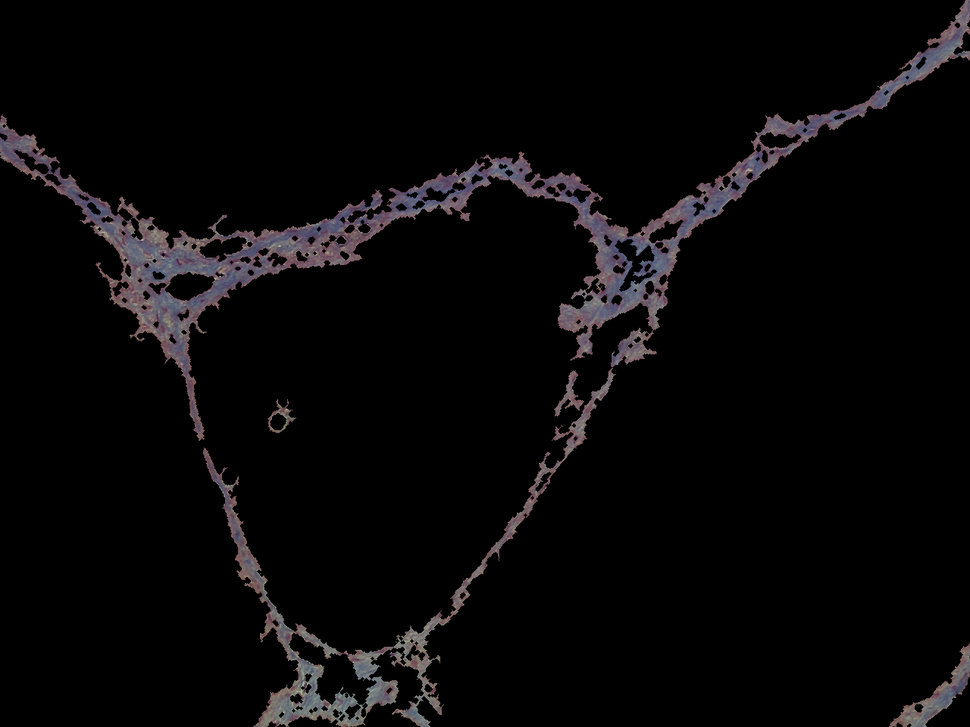
%> input picture I003_Class1.tif, 970 x 727 px, shrunk from 1280 x 960 before the run
$ octave evaluation.m   (GNU Octave 9; MATLAB toolbox functions it lacks are replaced by stand-ins)
%> lines starting %> are read from the running program, lines starting %| are printed output that depends on the picture
clc; clear all;	close all;

%% Carga de Im醙enes
gt = {};
gt{1} = imread("I003_Class1.tif");
gt{2} = imread("I003_Class2.tif");
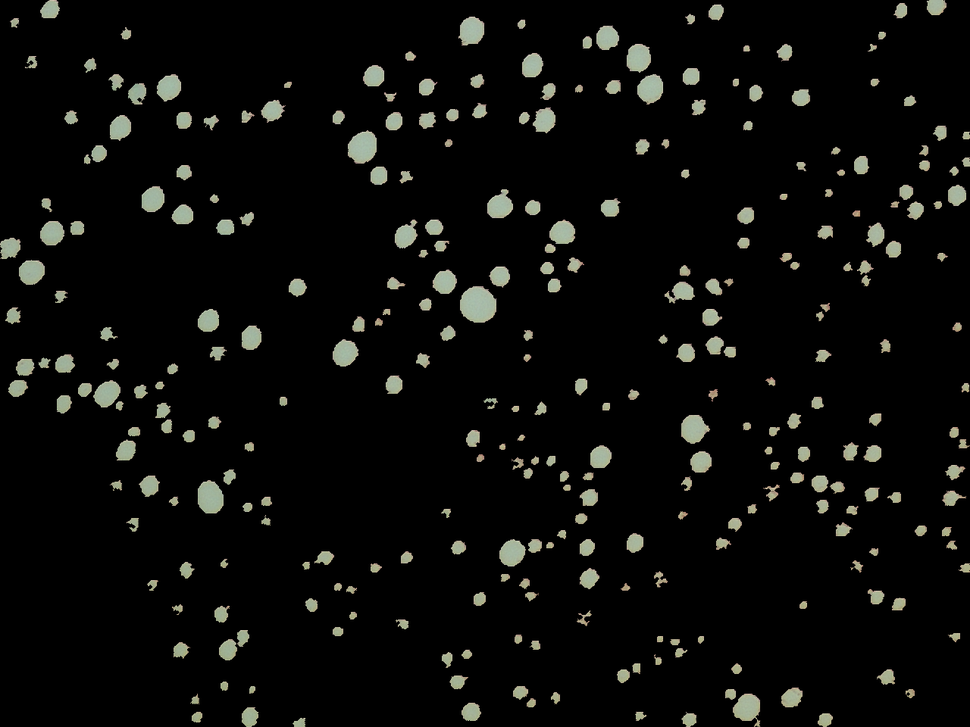
%> input picture I003_Class2.tif, 970 x 727 px, shrunk from 1280 x 960 before the run
gt{3} = imread("I003_Class3.tif");
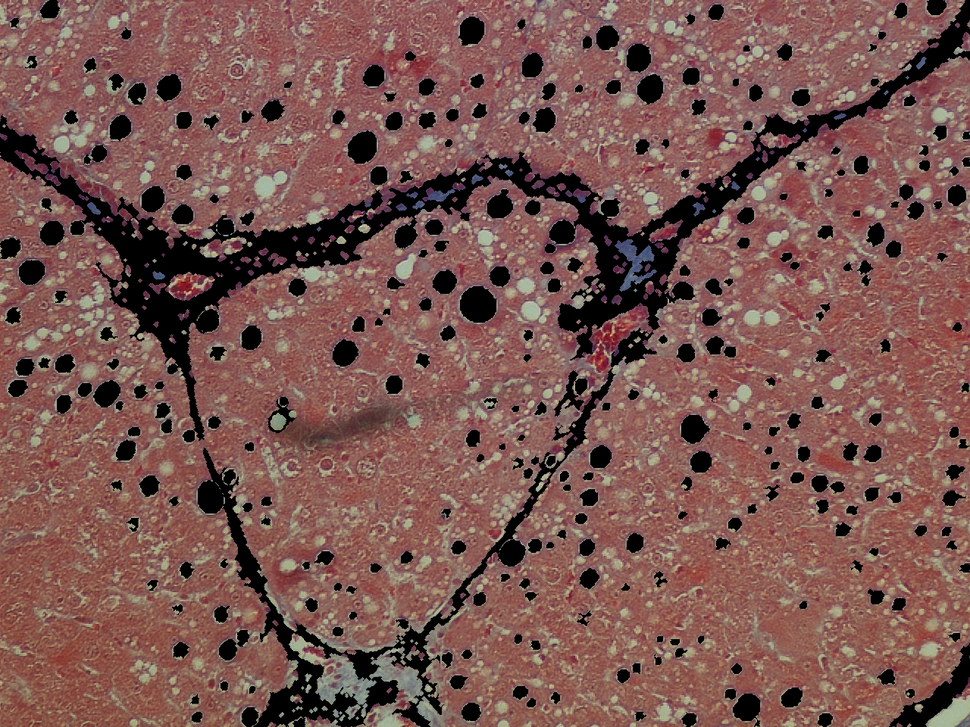
%> input picture I003_Class3.tif, 970 x 727 px, shrunk from 1280 x 960 before the run

lda = {};
lda{1} = imread("I003_Class1_LDA.tif");
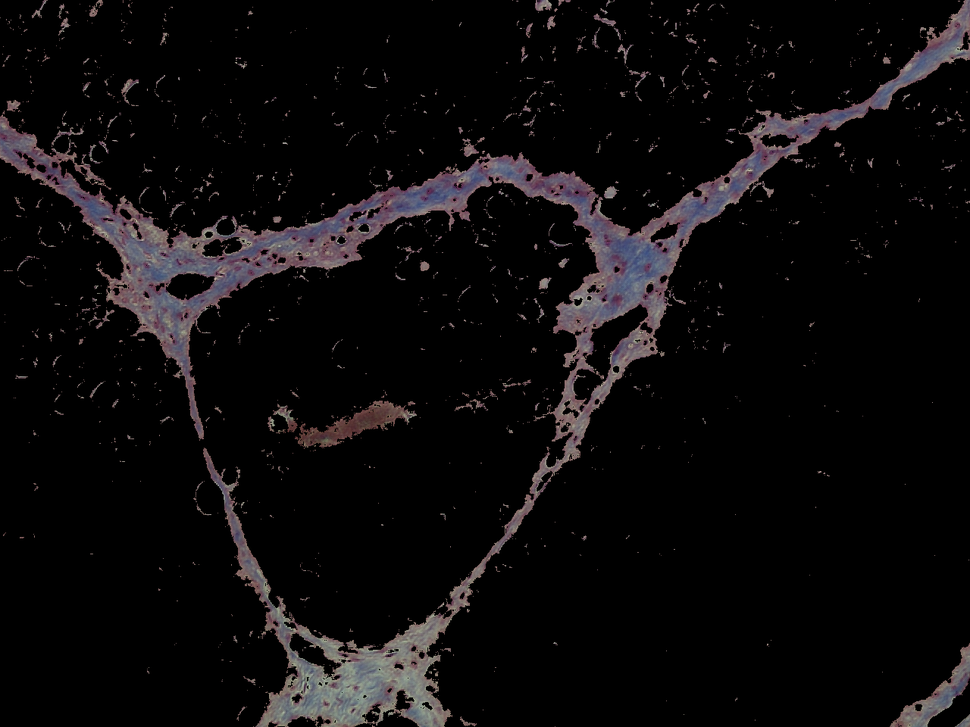
%> input picture I003_Class1_LDA.tif, 970 x 727 px, shrunk from 1280 x 960 before the run
lda{2} = imread("I003_Class2_LDA.tif");
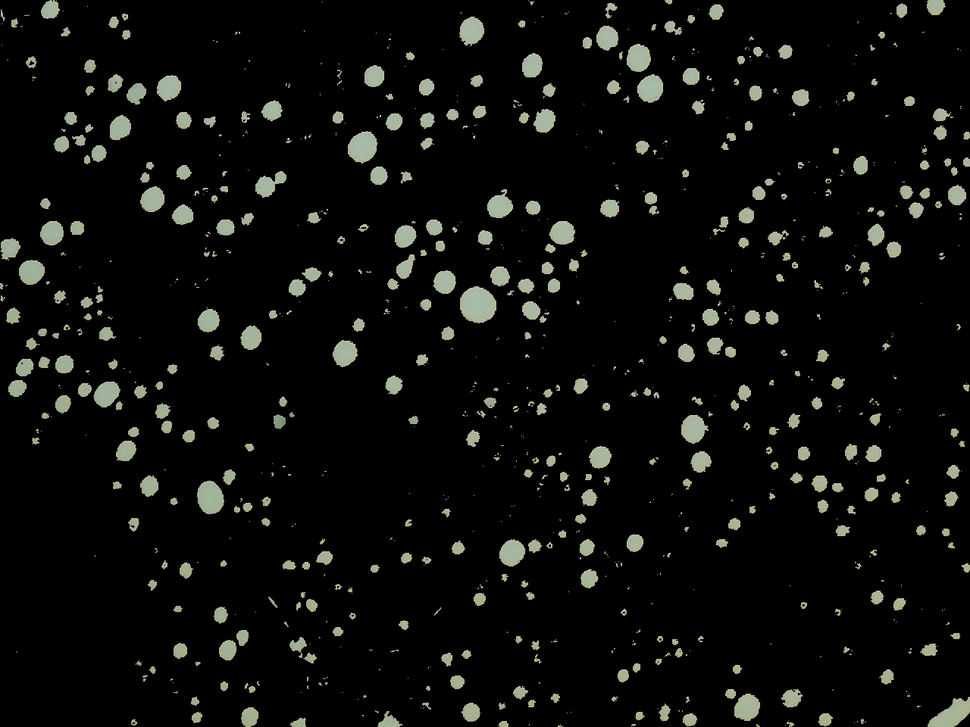
%> input picture I003_Class2_LDA.tif, 970 x 727 px, shrunk from 1280 x 960 before the run
lda{3} = imread("I003_Class3_LDA.tif");
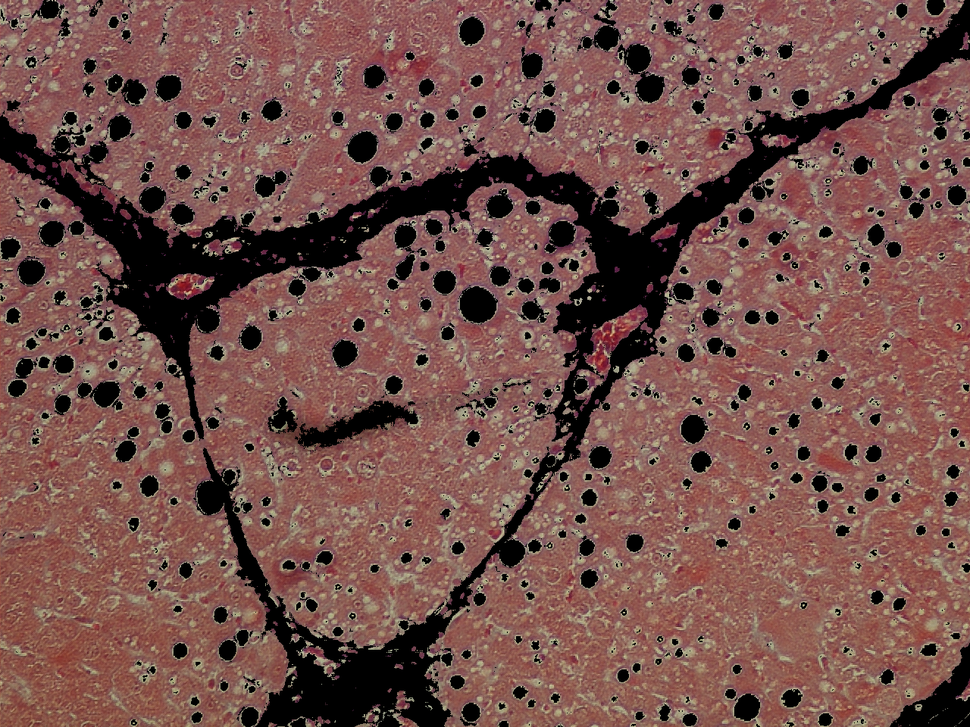
%> input picture I003_Class3_LDA.tif, 970 x 727 px, shrunk from 1280 x 960 before the run

rf = {};
%> (the run ends here)
